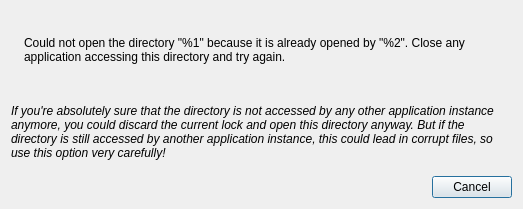
<?xml version="1.0" encoding="UTF-8"?>
<ui version="4.0">
 <class>librepcb::editor::DirectoryLockHandlerDialog</class>
 <widget class="QDialog" name="librepcb::editor::DirectoryLockHandlerDialog">
  <property name="geometry">
   <rect>
    <x>0</x>
    <y>0</y>
    <width>523</width>
    <height>209</height>
   </rect>
  </property>
  <property name="windowTitle">
   <string>Directory is locked</string>
  </property>
  <property name="modal">
   <bool>true</bool>
  </property>
  <layout class="QVBoxLayout" name="verticalLayout">
   <item>
    <layout class="QHBoxLayout" name="horizontalLayout" stretch="0,1">
     <item>
      <widget class="QLabel" name="label">
       <property name="text">
        <string notr="true"/>
       </property>
       <property name="pixmap">
        <pixmap>:/img/status/dialog_warning.png</pixmap>
       </property>
      </widget>
     </item>
     <item>
      <widget class="QLabel" name="lblDescription">
       <property name="text">
        <string extracomment="%2 is something like &quot;sername@computername&quot;.">Could not open the directory &quot;%1&quot; because it is already opened by &quot;%2&quot;. Close any application accessing this directory and try again.</string>
       </property>
       <property name="wordWrap">
        <bool>true</bool>
       </property>
      </widget>
     </item>
    </layout>
   </item>
   <item>
    <widget class="QLabel" name="lblDisclaimer">
     <property name="font">
      <font>
       <italic>true</italic>
      </font>
     </property>
     <property name="text">
      <string>If you're absolutely sure that the directory is not accessed by any other application instance anymore, you could discard the current lock and open this directory anyway. But if the directory is still accessed by another application instance, this could lead in corrupt files, so use this option very carefully!</string>
     </property>
     <property name="wordWrap">
      <bool>true</bool>
     </property>
    </widget>
   </item>
   <item>
    <widget class="QDialogButtonBox" name="buttonBox">
     <property name="orientation">
      <enum>Qt::Horizontal</enum>
     </property>
     <property name="standardButtons">
      <set>QDialogButtonBox::Cancel</set>
     </property>
    </widget>
   </item>
  </layout>
 </widget>
 resources/>
 <connections>
  <connection>
   <sender>buttonBox</sender>
   <signal>accepted()</signal>
   <receiver>librepcb::editor::DirectoryLockHandlerDialog</receiver>
   <slot>accept()</slot>
   <hints>
    <hint type="sourcelabel">
     <x>248</x>
     <y>254</y>
    </hint>
    <hint type="destinationlabel">
     <x>157</x>
     <y>274</y>
    </hint>
   </hints>
  </connection>
  <connection>
   <sender>buttonBox</sender>
   <signal>rejected()</signal>
   <receiver>librepcb::editor::DirectoryLockHandlerDialog</receiver>
   <slot>reject()</slot>
   <hints>
    <hint type="sourcelabel">
     <x>316</x>
     <y>260</y>
    </hint>
    <hint type="destinationlabel">
     <x>286</x>
     <y>274</y>
    </hint>
   </hints>
  </connection>
 </connections>
</ui>
